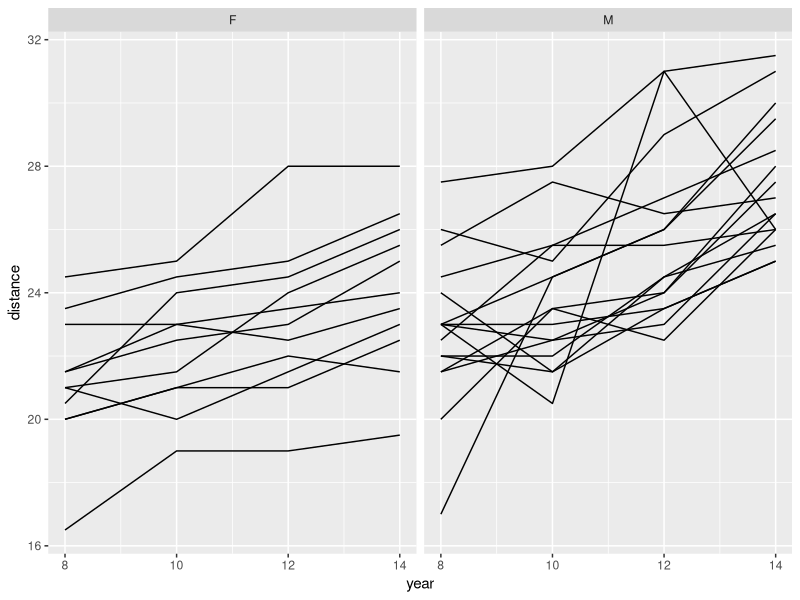
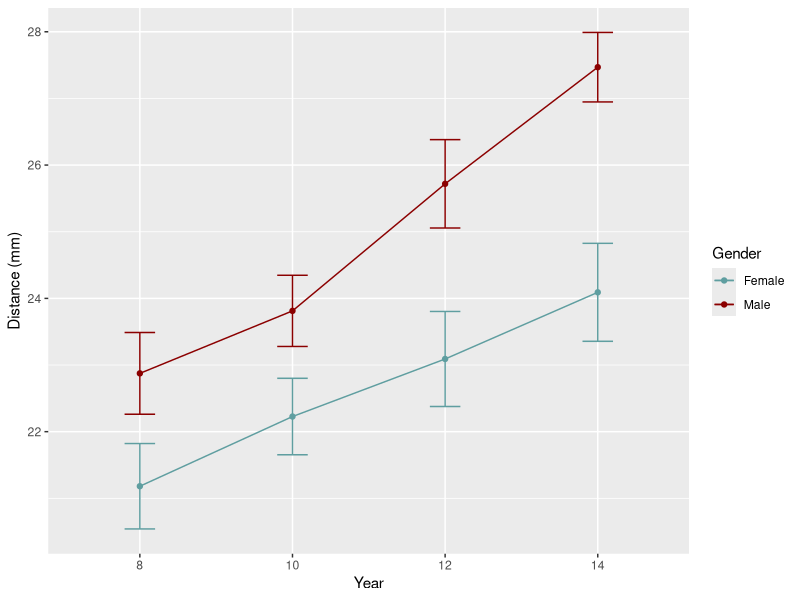

Write R code to recreate these figures, in order.
## ---- chunk 1
knitr::opts_chunk$set(echo = FALSE, dev = "pdf")
library("ggplot2")
library("tidyr")
library("dplyr")
## ---- chunk 2
# Read in data
dental.data <- read.csv(file = "data/dental.csv", header = FALSE)

# Sampling vector for later use
years <- c(8, 10, 12, 14)
years.chr <- c("08", "10", "12", "14")

# Add column names
colnames(dental.data) <- c("ID", "gender", paste0("y.", years.chr))

# Create a long version, too
dental.long <- gather(data = dental.data,
                      key = "year.cat",
                      value = "distance",
                      -gender, -ID)

# Make a continuous year column
dental.long$year <- as.numeric(gsub(pattern = "y.", replacement = "", x = dental.long$year.cat))

# Make sure we have a categorical year
dental.long$year.cat <- as.factor(dental.long$year)
## ---- chunk 3
trajectories <- ggplot(data = dental.long, mapping = aes(x = year, y = distance, group = ID)) +
  geom_line() + 
  facet_grid(~ gender)

trajectories
## ---- chunk 4
# Calculate means and standard deviation for each sampling point and each gender
dental.means <- dental.long %>%
  group_by(gender, year.cat) %>%
  summarize(mean.distance = mean(distance),
            sd.distance = sd(distance))

# Calculate standard errors for the two groups
dental.means$se.distance <- NA
dental.means$se.distance[dental.means$gender == "F"] <- dental.means$sd.distance[dental.means$gender == "F"] / sqrt(sum(dental.data$gender == "F"))
dental.means$se.distance[dental.means$gender == "M"] <- dental.means$sd.distance[dental.means$gender == "M"] / sqrt(sum(dental.data$gender == "M"))

# Plot the means
group.trajectories <- ggplot(data = dental.means, mapping = aes(x = year.cat, y = mean.distance, color = gender, group = gender)) +
  geom_point() + 
  geom_line() +
  geom_errorbar(data = dental.means, mapping = aes(x = year.cat, ymin = (mean.distance - se.distance), ymax = (mean.distance + se.distance)), width = 0.2) +
  scale_color_manual(name = "Gender", values = c("cadetblue", "darkred"), labels = c("F" = "Female", "M" = "Male")) +
  ylab(label = "Distance (mm)") + 
  xlab(label = "Year")

group.trajectories
